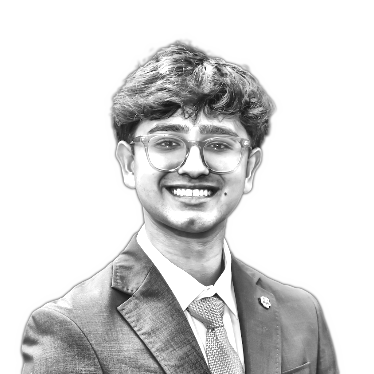
#> input picture source-prepped.png, 374 x 374 px
$ python make_ascii_svg.py
#> lines starting #> are read from the running program, lines starting #| are printed output that depends on the picture
"""
Convert a portrait photo into a CLEAN, monochrome ASCII-art SVG that "types"
itself in like a terminal, then holds.

Monochrome is deliberate -- per-character rainbow color is what makes ASCII
portraits look noisy. One fill color + a good density ramp + high contrast (so a
busy background washes out to blank) reads as neat and legible.

GitHub renders SVGs embedded via <img> and runs their SMIL animations there (JS
does not run). Each row is revealed with a left-to-right clip wipe plus a small
block cursor riding the wipe edge, staggered top -> bottom, so the whole
portrait prints once and freezes.
"""
from PIL import Image, ImageEnhance, ImageFilter
import html
import os
import sys

HERE = os.path.dirname(os.path.abspath(__file__))
SRC = sys.argv[1] if len(sys.argv) > 1 else os.path.join(HERE, "..", "source-prepped.png")
OUT = sys.argv[2] if len(sys.argv) > 2 else os.path.join(HERE, "..", "rahul-ascii.svg")

COLS = 100
ROWS = 53
CELL_W = 8
CELL_H = 15
RAMP = " .`:-=+*cs#%@"  # bright(sparse) -> dark(dense); leading space clears bg

CONTRAST = 1.05
BRIGHTNESS = 1.0
GAMMA = 1.18
SHARPEN = False
WHITE_FLOOR = 0.80

PAD = 20
TITLEBAR_H = 30
STATUS_H = 30
ART_W = COLS * CELL_W
ART_H = ROWS * CELL_H
CANVAS_W = ART_W + PAD * 2
CANVAS_H = TITLEBAR_H + ART_H + STATUS_H + PAD

BG = "#0d1117"
BG2 = "#111722"
FRAME = "#30363d"
TITLE_TEXT = "#7d8590"
INK = "#c9d1d9"
CURSOR = "#c9d1d9"

ROW_DUR = 0.11
STAGGER = 0.11

HOST = "rahul@github"
WHOAMI = "Rahul Mehta"

im = Image.open(SRC).convert("L")
#> im is the input picture: PIL image 374x374 L; min 20, max 255, mean 216.2
if SHARPEN:
    im = im.filter(ImageFilter.UnsharpMask(radius=2, percent=140, threshold=2))
im = ImageEnhance.Brightness(im).enhance(BRIGHTNESS)
im = ImageEnhance.Contrast(im).enhance(CONTRAST)
im = im.resize((COLS, ROWS), Image.LANCZOS)
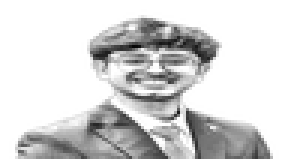
#> im: PIL image 100x53 L (shown 3 times larger); min 5, max 255, mean 214.7
px = im.load()

STATIC = bool(os.environ.get("STATIC"))

rows_txt = []
for y in range(ROWS):
    chars = []
    for x in range(COLS):
        lum = px[x, y] / 255.0
        lum = pow(lum, GAMMA)
        if lum >= WHITE_FLOOR:
            chars.append(" ")
            continue
        idx = int((1.0 - lum) * (len(RAMP) - 1) + 0.5)
        idx = max(0, min(len(RAMP) - 1, idx))
        chars.append(RAMP[idx])
    rows_txt.append("".join(chars))
#> after the loop, rows_txt = 53 items

art_top = TITLEBAR_H + PAD * 0.35

parts = []
parts.append(
    f'<svg xmlns="http://www.w3.org/2000/svg" width="{CANVAS_W}" height="{CANVAS_H}" '
    f'viewBox="0 0 {CANVAS_W} {CANVAS_H}" font-family="ui-monospace, SFMono-Regular, '
    f'Menlo, Consolas, monospace">'
)
parts.append(
    '<defs>'
    f'<linearGradient id="bg" x1="0" y1="0" x2="0" y2="1">'
    f'<stop offset="0" stop-color="{BG2}"/><stop offset="1" stop-color="{BG}"/>'
    f'</linearGradient></defs>'
)

parts.append(f'<rect width="{CANVAS_W}" height="{CANVAS_H}" rx="12" fill="url(#bg)"/>')
parts.append(
    f'<rect x="0.5" y="0.5" width="{CANVAS_W-1}" height="{CANVAS_H-1}" rx="12" '
    f'fill="none" stroke="{FRAME}" stroke-width="1"/>'
)

parts.append(
    f'<line x1="0" y1="{TITLEBAR_H}" x2="{CANVAS_W}" y2="{TITLEBAR_H}" stroke="{FRAME}"/>'
)
for i, dotcol in enumerate(["#ff5f56", "#ffbd2e", "#27c93f"]):
    parts.append(f'<circle cx="{PAD + i*16}" cy="{TITLEBAR_H/2}" r="5" fill="{dotcol}"/>')
parts.append(
    f'<text x="{CANVAS_W/2}" y="{TITLEBAR_H/2 + 4}" fill="{TITLE_TEXT}" font-size="12" '
    f'text-anchor="middle">{HOST}: ~$ ./portrait.sh</text>'
)

font_size = CELL_H * 0.86
for ry, line in enumerate(rows_txt):
    y = art_top + ry * CELL_H + CELL_H * 0.74
    row_y = art_top + ry * CELL_H
    delay = ry * STAGGER
    safe = html.escape(line)
    text = (
        f'<text xml:space="preserve" x="{PAD}" y="{y:.1f}" fill="{INK}" '
        f'font-size="{font_size:.1f}" textLength="{ART_W}" lengthAdjust="spacing">{safe}</text>'
    )

    if STATIC:
        parts.append(text)
        continue

    parts.append(
        f'<clipPath id="r{ry}"><rect x="{PAD}" y="{row_y:.1f}" height="{CELL_H}" width="0">'
        f'<animate attributeName="width" from="0" to="{ART_W}" begin="{delay:.3f}s" '
        f'dur="{ROW_DUR:.2f}s" fill="freeze"/></rect></clipPath>'
    )
    parts.append(f'<g clip-path="url(#r{ry})">{text}</g>')
    parts.append(
        f'<rect y="{row_y+1:.1f}" width="{CELL_W}" height="{CELL_H-2}" fill="{CURSOR}" opacity="0">'
        f'<animate attributeName="x" from="{PAD}" to="{PAD+ART_W}" begin="{delay:.3f}s" '
        f'dur="{ROW_DUR:.2f}s" fill="freeze"/>'
        f'<set attributeName="opacity" to="0.85" begin="{delay:.3f}s"/>'
        f'<set attributeName="opacity" to="0" begin="{delay+ROW_DUR:.3f}s"/></rect>'
    )
#> this loop made 53 passes
#> (y, row_y, delay) on passes 1 to 12: (48.1, 37, 0), (63.1, 52, 0.11), (78.1, 67, 0.22), (93.1, 82, 0.33), (108.1, 97, 0.44), (123.1, 112, 0.55), (138.1, 127, 0.66), (153.1, 142, 0.77), (168.1, 157, 0.88), (183.1, 172, 0.99), (198.1, 187, 1.1), (213.1, 202, 1.21)
#> after the loop, parts = 168 items

status_line_y = TITLEBAR_H + ART_H + PAD * 0.35
status_y = status_line_y + 19
parts.append(
    f'<line x1="0" y1="{status_line_y:.1f}" x2="{CANVAS_W}" y2="{status_line_y:.1f}" stroke="{FRAME}"/>'
)
parts.append(
    f'<text x="{PAD}" y="{status_y:.1f}" fill="{TITLE_TEXT}" font-size="13">'
    f'{HOST}:~$ whoami <tspan fill="{INK}">{WHOAMI}</tspan></text>'
)
# cursor sits after "Rahul Mehta" — approximate monospace width
cursor_x = PAD + 14 * 8.0 + len(WHOAMI) * 7.6
parts.append(
    f'<rect x="{cursor_x:.1f}" y="{status_y-12:.1f}" width="8" height="14" fill="{INK}">'
    f'<animate attributeName="opacity" values="1;1;0;0" keyTimes="0;0.5;0.51;1" '
    f'dur="1s" repeatCount="indefinite"/></rect>'
)

parts.append("</svg>")
svg = "".join(parts)
with open(OUT, "w") as f:
    f.write(svg)
print("wrote", OUT, len(svg), "bytes;", CANVAS_W, "x", CANVAS_H)
#| wrote scripts/../rahul-ascii.svg 37802 bytes; 840 x 875
